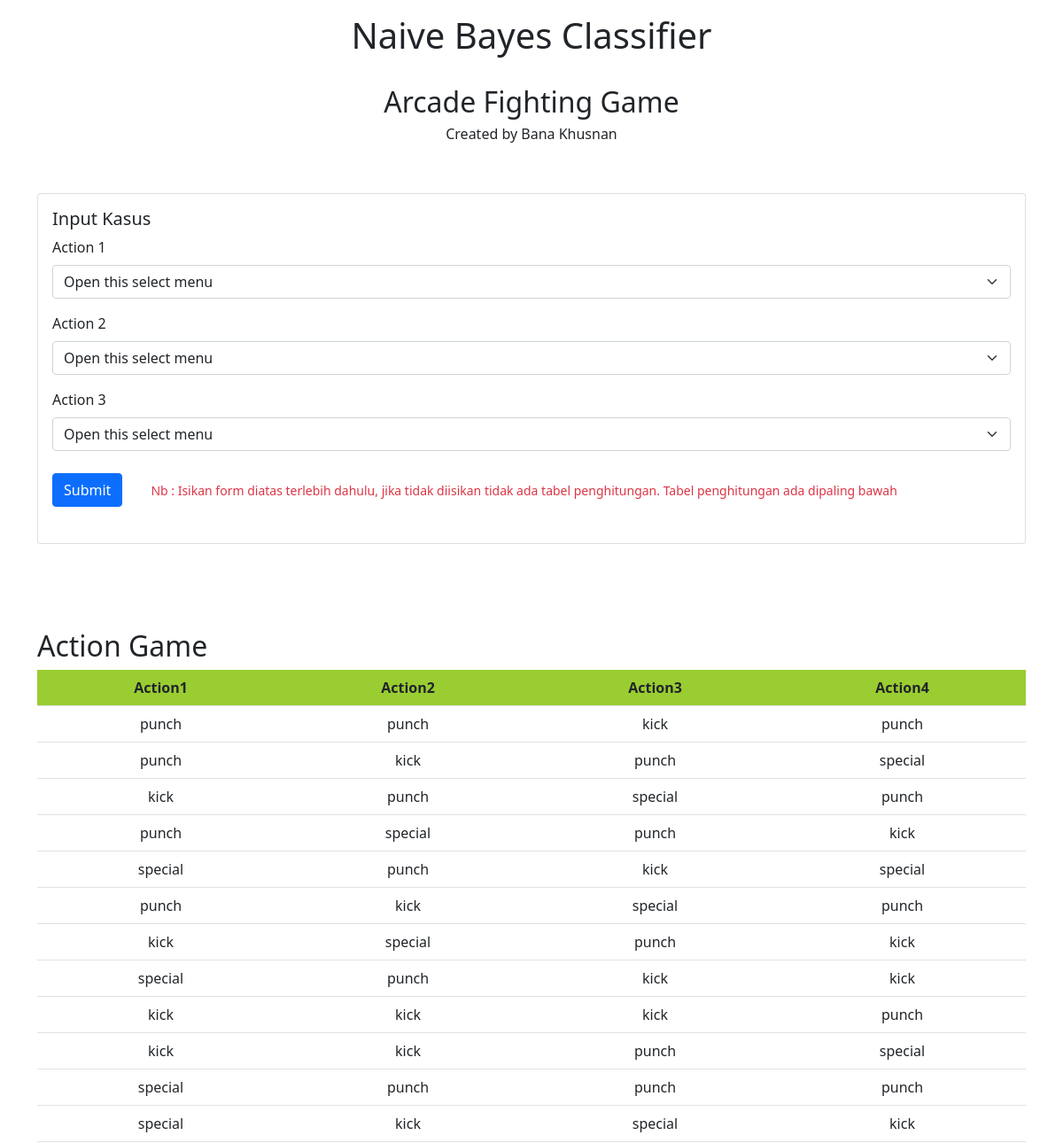
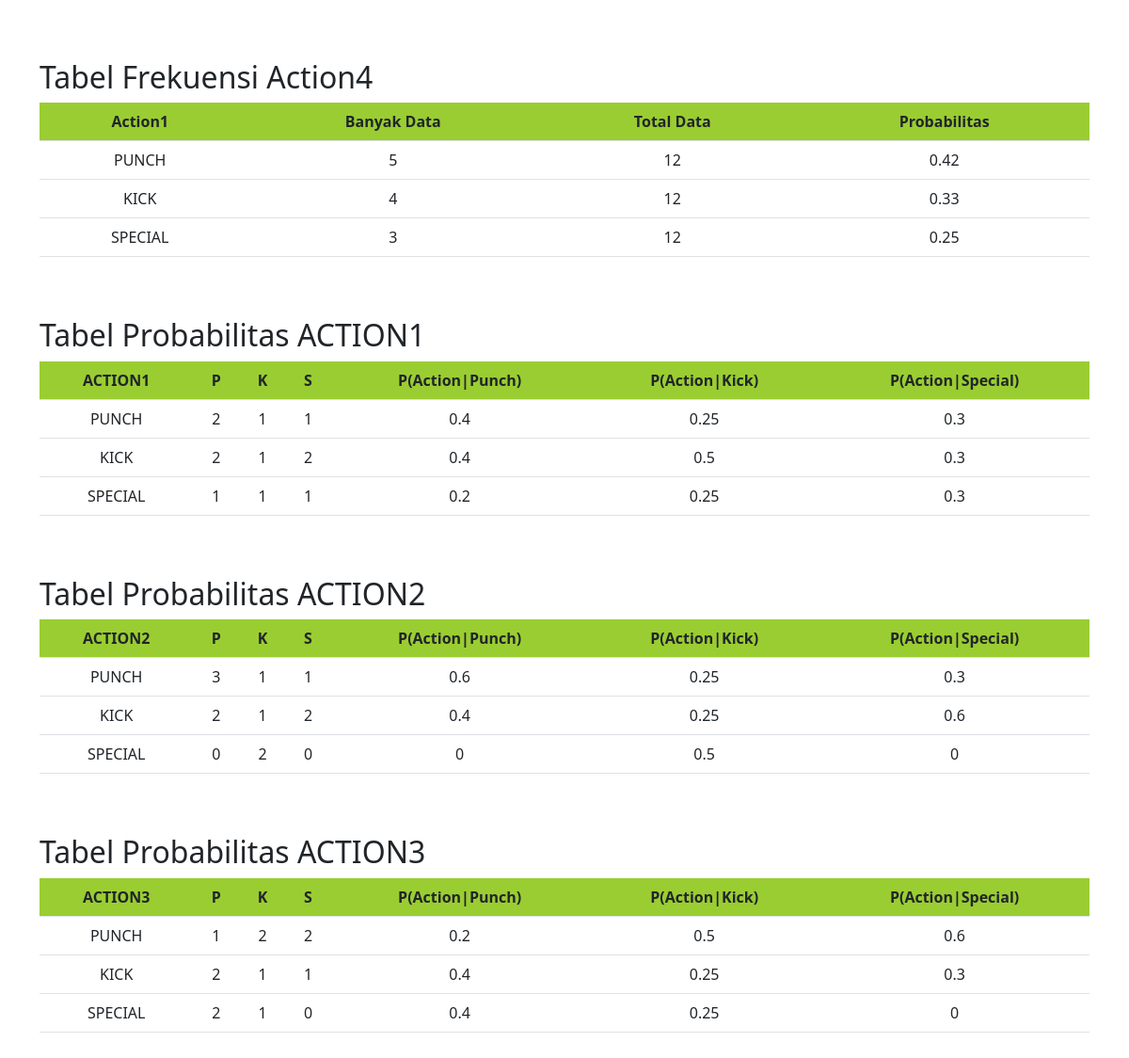
The page / on the database its author committed (2 pictures, top to bottom).
### tables this page shows
CREATE TABLE `action` (
  `id` int(11) NOT NULL AUTO_INCREMENT,
  `action1` enum('punch','kick','special') NOT NULL,
  `action2` enum('punch','kick','special') NOT NULL,
  `action3` enum('punch','kick','special') NOT NULL,
  `action4` enum('punch','kick','special') NOT NULL,
  PRIMARY KEY (`id`)
);

CREATE TABLE `action1` (
  `action1` enum('punch','kick','special') NOT NULL,
  `punch` int(50) NOT NULL,
  `kick` int(50) NOT NULL,
  `special` int(50) NOT NULL,
  `ppunch` double NOT NULL,
  `pkick` double NOT NULL,
  `pspecial` double NOT NULL
);

CREATE TABLE `action2` (
  `action2` enum('punch','kick','special') NOT NULL,
  `punch` int(50) NOT NULL,
  `kick` int(50) NOT NULL,
  `special` int(50) NOT NULL,
  `ppunch` double NOT NULL,
  `pkick` double NOT NULL,
  `pspecial` double NOT NULL
);

CREATE TABLE `action3` (
  `action3` enum('punch','kick','special') NOT NULL,
  `punch` int(50) NOT NULL,
  `kick` int(50) NOT NULL,
  `special` int(50) NOT NULL,
  `ppunch` double NOT NULL,
  `pkick` double NOT NULL,
  `pspecial` double NOT NULL
);

### function.php (called while the page is built, shortened)
<?php
require 'koneksi.php';
function query($query){
    global $db;
    $rows = [];
    $result = mysqli_query($db, $query);
    while($row = mysqli_fetch_assoc($result)){
        $rows[] = $row;
    }
    return $rows;
}
function action($action){
    global $db;
    $query = "SELECT punch,kick,special,ppunch,pkick,pspecial FROM $action";
    $result = mysqli_query($db, $query);
    $rows = [];
    while($row = mysqli_fetch_assoc($result)){
        $rows[] = $row;
    }
    return $rows;
}
function totalData(){
    global $db;
    $query = mysqli_query($db, "SELECT COUNT(*) FROM action");
    return (int) mysqli_fetch_row($query)[0];
}
function dataKelas(){
    global $db;
    $query = "SELECT COUNT(*) FROM action WHERE action4=";
    $jumlahData['punch'] = (int) mysqli_fetch_row(mysqli_query($db, $query."'punch'"))[0];
    $jumlahData['kick'] = (int) mysqli_fetch_row(mysqli_query($db, $query."'kick'"))[0];
    $jumlahData['special'] = (int) mysqli_fetch_row(mysqli_query($db, $query."'special'"))[0];
    return $jumlahData;
}
function classProb(){
    $kelas['punch'] = dataKelas()['punch'] / totalData();
    $kelas['kick'] = dataKelas()['kick'] / totalData();
    $kelas['special'] = dataKelas()['special'] / totalData();
    return $kelas;
}
?>

### index.php (the view, shortened to what this page needs)
<?php
require "function.php";
$label = ['punch', 'kick', 'special'];
$action = ['action1','action2','action3'];
$showAll = query("SELECT * FROM action");
?>
<!DOCTYPE html>
<html lang="en">
<head>
    <link rel="stylesheet" href="css/bootstrap.min.css">
    <link rel="stylesheet" href="css/style.css">
</head>
<body>
    <div class="container">
        <h1 class="text-center mt-3">Naive Bayes Classifier</h1><br>
        <h2 class="text-center">Arcade Fighting Game</h2>
        <h6 class="text-center">Created by Bana Khusnan</h6>
        <div class="row mb-5 justify-content-center">
            <div class="col-md-12">
                <div class="card mt-5">
                    <div class="card-body">
                        <h5 class="card-title">Input Kasus</h5>
                        <form method="POST" action="">
                            <div class="mb-3">
                                <label for="exampleInputEmail1" class="form-label">Action 1</label>
                                <select class="form-select" name="action1" aria-label="Default select example">
                                    <option selected>Open this select menu</option>
                                </select>
                            </div>
                            <div class="mb-3">
                                <label for="exampleInputEmail1" class="form-label">Action 2</label>
                                <select class="form-select" name="action2" aria-label="Default select example">
                                    <option selected>Open this select menu</option>
                                </select>
                            </div>
                            <div class="mb-3">
                                <label for="exampleInputEmail2" class="form-label">Action 3</label>
                                <select class="form-select" name="action3" aria-label="Default select example">
                                    <option selected>Open this select menu</option>
                                </select>
                            </div>
                            <div class="d-flex align-items-center mb-3">
                                <button type="submit" name="submit" class="btn btn-primary me-6">Submit</button>
                                <p class="mt-3 me-8">
                                    <small class="text-danger">
                                        Nb : Isikan form diatas terlebih dahulu, jika tidak diisikan tidak ada tabel penghitungan. Tabel penghitungan ada dipaling bawah
                                    </small>
                                </p>
                            </div>
                        </form>
                    </div>
                </div>
            </div>
        </div>
        <div class="row justify-content-center">
            <div class="col-md-12 my-5">
                <h2>Action Game</h2>
                <table class="table text-center">
                    <tr>
                        <th>Action1</th>
                        <th>Action2</th>
                        <th>Action3</th>
                        <th>Action4</th>
                    </tr>
                    <?php foreach($showAll as $val) : ?>
                    <tr>
                        <td><?php echo $val['action1'] ?></td>
                        <td><?php echo $val['action2'] ?></td>
                        <td><?php echo $val['action3'] ?></td>
                        <td><?php echo $val['action4'] ?></td>
                    </tr>
                    <?php endforeach; ?>
                </table>
            </div>
        </div>
    </div>
    <div class="container">
        <div class="row mb-5 justify-content-center">
            <div class="col-md-12">
                <h2>Tabel Frekuensi Action4</h2>
                <table class="table text-center">
                    <tr>
                        <th>Action1</th>
                        <th>Banyak Data</th>
                        <th>Total Data</th>
                        <th>Probabilitas</th>
                    </tr>
                    <?php
                    $i = 0;
                    foreach(datakelas() as $val) : ?>
                    <tr>
                        <td><?php echo strtoupper($label[$i]) ?></td>
                        <td><?php echo $val; ?></td>
                        <td><?php echo totalData() ?></td>
                        <td><?php echo round(classProb()[$label[$i]],2); ?></td>
                    </tr>
                    <?php
                    $i++;
                    endforeach;?>
                </table>
            </div>
        </div>
        <?php foreach($action as $act) : ?>
        <div class="row justify-content-center">
            <div class="col-md-12 mb-5">
                <h2>Tabel Probabilitas <?php echo strtoupper($act) ?></h2>
                <table class="table text-center">
                    <tr>
                        <th><?php echo strtoupper($act) ?></th>
                        <th>P</th>
                        <th>K</th>
                        <th>S</th>
                        <th>P(Action|Punch)</th>
                        <th>P(Action|Kick)</th>
                        <th>P(Action|Special)</th>
                    </tr>
                    <?php
                    $i = 0;
                    foreach(action($act) as $val) : ?>
                    <tr>
                        <td><?php echo strtoupper($label[$i]) ?></td>
                        <td><?php echo $val['punch']; ?></td>
                        <td><?php echo $val['kick']; ?></td>
                        <td><?php echo $val['special']; ?></td>
                        <td><?php echo $val['ppunch']; ?></td>
                        <td><?php echo $val['pkick']; ?></td>
                        <td><?php echo $val['pspecial']; ?></td>
                    </tr>
                    <?php
                    $i++;
                    endforeach; ?>
                </table>
            </div>
        </div>
        <?php endforeach; ?>
    </div>
</body>
</html>

### css/style.css (style rules this page uses)
.me-8 { margin-left: 1rem !important; }
.me-6 { margin-right: 1rem !important; }
.table th { background-color: yellowgreen; }

### rows shown on the page
action: action1 "punch", action2 "punch", action3 "kick", action4 "punch"
action: action1 "punch", action2 "kick", action3 "punch", action4 "special"
action: action1 "kick", action2 "punch", action3 "special", action4 "punch"
action: action1 "punch", action2 "special", action3 "punch", action4 "kick"
action: action1 "special", action2 "punch", action3 "kick", action4 "special"
action: action1 "punch", action2 "kick", action3 "special", action4 "punch"
action: action1 "kick", action2 "special", action3 "punch", action4 "kick"
action: action1 "special", action2 "punch", action3 "kick", action4 "kick"
action: action1 "kick", action2 "kick", action3 "kick", action4 "punch"
action: action1 "kick", action2 "kick", action3 "punch", action4 "special"
action: action1 "special", action2 "punch", action3 "punch", action4 "punch"
action: action1 "special", action2 "kick", action3 "special", action4 "kick"
action1: i "PUNCH", punch "2", kick "1", special "1", ppunch "0.4", pkick "0.25", pspecial "0.3", i "KICK"
action1: i "KICK", punch "2", kick "1", special "2", ppunch "0.4", pkick "0.5", pspecial "0.3"
action1: i "SPECIAL", punch "1", kick "1", special "1", ppunch "0.2", pkick "0.25", pspecial "0.3"
action2: i "PUNCH", punch "3", kick "1", special "1", ppunch "0.6", pkick "0.25", pspecial "0.3"
action2: i "KICK", punch "2", kick "1", special "2", ppunch "0.4", pkick "0.25", pspecial "0.6"
action2: i "SPECIAL", punch "0", kick "2", special "0", ppunch "0", pkick "0.5", pspecial "0"
action3: i "PUNCH", punch "1", kick "2", special "2", ppunch "0.2", pkick "0.5", pspecial "0.6"
action3: i "SPECIAL", punch "2", kick "1", special "0", ppunch "0.4", pkick "0.25", pspecial "0"

### other values the page prints
$label[$i] "PUNCH"
$val "5"
totalData() "12"
classProb()[$label[$i]] "0.42"
$label[$i] "KICK"
$val "4"
classProb()[$label[$i]] "0.33"
$label[$i] "SPECIAL"
$val "3"
classProb()[$label[$i]] "0.25"
$act "ACTION1"
$act "ACTION2"
$act "ACTION3"
